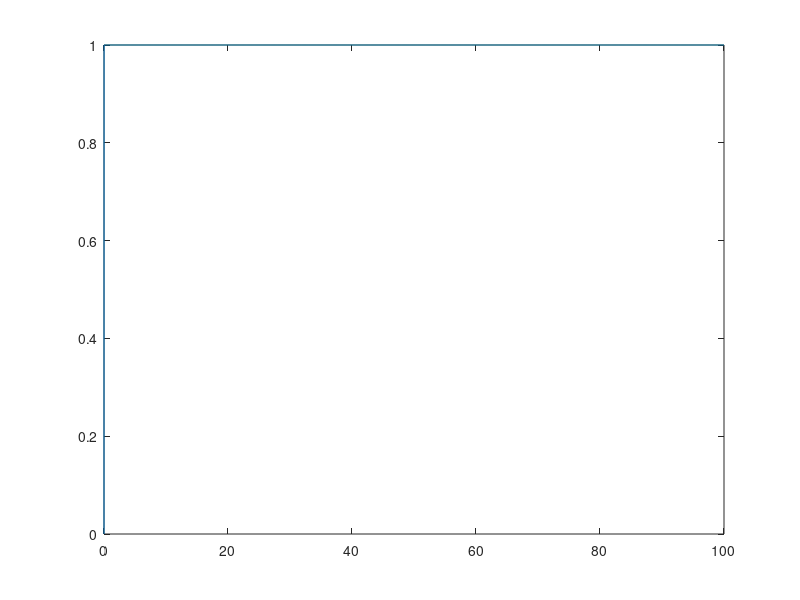

The MATLAB script that drew this image:
clear all

A = [0 1;-1 0]; %invertible
B = [0;1]; %
E = B;
H = eye(2); %full state feedback

dim_n = size(B,1);
dim_m = size(B,2);
dim_p = size(H,1);
Ad = [A B;zeros(dim_m,dim_n) zeros(dim_m,dim_m)];

Hd = [H zeros(dim_p,dim_m)];

L1d=transpose(lqr(Ad',Hd',eye(3),eye(2))); %1st Luenberger: real eig(Ad-L1d*Hd)=-1.018 and -1.018 and -0.623
L2d=transpose(lqr(Ad',Hd',2*eye(3),eye(2))); %2nd Luenberger: real eig(Ad-L2d*Hd)=-1.395 and -1.395 and -0.768

F1d=Ad-L1d*Hd;
F2d=Ad-L2d*Hd;

%%%%
delta=0:0.01:100;

% H2d=@(x) eye(3)-expm(F2d*x)*expm(-F1d*x);
% 
% plot(delta,arrayfun(@(x) det(H2d(x)),delta))

%%%
rankM=@(x) inv(A)*(expm(A*x)-eye(2))*E;
plot(delta,arrayfun(@(x) rank(rankM(x)),delta))
